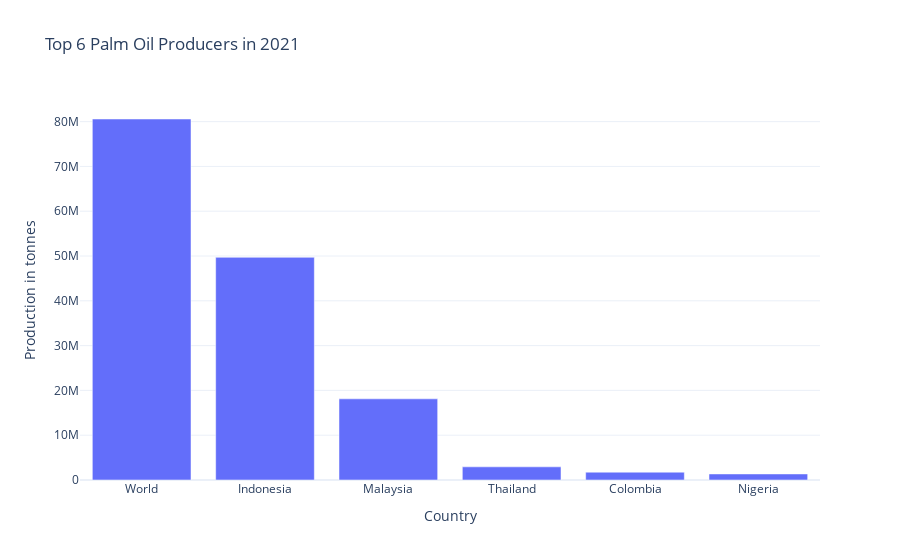

The notebook cell this image was saved under:
### Markdown cell above
## Introduction

With the emergence of more and more palm oil-free products, it seems that palm oil is almost a thing of the past. Spurred on by horror stories of orangutans without trees and burning trees giving way to rows of oil palm trees, more and more people are opting for these products. This seems a very reasonable choice. However, it could be that the solution to this problem takes a more counter-intuitive approach: choose palm oil instead.

Using various charts, we will try to present relevant data in as clear a way as possible, so that you can learn more about these two sides of the discussion and make your own choice on which option is best.

In this analysis, we will concentrate exclusively on Malaysia and Indonesia, as these two countries are the predominant producers of palm oil globally. Together, they account for nearly 85% of the world's palm oil supply, making them the most significant players in the industry.

### Code cell
import pandas as pd
import plotly.express as px

# Load the dataset
df = pd.read_csv('../Datasets/palm-oil-production.csv')

# Filter data for the year 2021
df_2021 = df.loc[df['Year'] == 2021]

# Sort by production to get the top 6 entries
df_2021_top6 = df_2021.sort_values(by='Production', ascending=False).head(6)

# Plot a bar chart
fig = px.bar(df_2021_top6, 
             x='Entity', 
             y='Production', 
             title='Top 6 Palm Oil Producers in 2021', 
             labels={'Production': 'Production in tonnes', 'Entity': 'Country'},
             template='plotly_white')

# Show the plot
fig.show()
#

### Figure 1 — Plotly figure (JSON) as saved in the notebook; plotly's stock layout.template omitted (floating-point values rounded to 4 significant figures)
{"data": [{"alignmentgroup": "True", "hovertemplate": "Country=%{x}<br>Production in tonnes=%{y}<extra></extra>", "legendgroup": "", "marker": {"color": "#636efa", "pattern": {"shape": ""}}, "name": "", "offsetgroup": "", "orientation": "v", "showlegend": false, "textposition": "auto", "type": "bar", "x": ["World", "Indonesia", "Malaysia", "Thailand", "Colombia", "Nigeria"], "xaxis": "x", "y": [80584560, 49710344, 18116354, 2940000, 1747773, 1350000], "yaxis": "y"}], "layout": {"barmode": "relative", "legend": {"tracegroupgap": 0}, "title": {"text": "Top 6 Palm Oil Producers in 2021"}, "xaxis": {"anchor": "y", "domain": [0, 1], "title": {"text": "Country"}}, "yaxis": {"anchor": "x", "domain": [0, 1], "title": {"text": "Production in tonnes"}}}}
